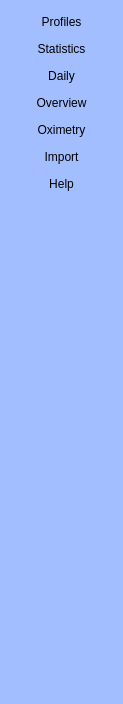
       <widget class="QWidget" name="navPage">
        <property name="geometry">
         <rect>
          <x>0</x>
          <y>0</y>
          <width>123</width>
          <height>704</height>
         </rect>
        </property>
        <property name="palette">
         <palette>
          <active>
           <colorrole role="Button">
            <brush brushstyle="SolidPattern">
             <color alpha="255">
              <red>163</red>
              <green>190</green>
              <blue>255</blue>
             </color>
            </brush>
           </colorrole>
           <colorrole role="Base">
            <brush brushstyle="SolidPattern">
             <color alpha="255">
              <red>163</red>
              <green>190</green>
              <blue>255</blue>
             </color>
            </brush>
           </colorrole>
           <colorrole role="Window">
            <brush brushstyle="SolidPattern">
             <color alpha="255">
              <red>163</red>
              <green>190</green>
              <blue>255</blue>
             </color>
            </brush>
           </colorrole>
          </active>
          <inactive>
           <colorrole role="Button">
            <brush brushstyle="SolidPattern">
             <color alpha="255">
              <red>163</red>
              <green>190</green>
              <blue>255</blue>
             </color>
            </brush>
           </colorrole>
           <colorrole role="Base">
            <brush brushstyle="SolidPattern">
             <color alpha="255">
              <red>163</red>
              <green>190</green>
              <blue>255</blue>
             </color>
            </brush>
           </colorrole>
           <colorrole role="Window">
            <brush brushstyle="SolidPattern">
             <color alpha="255">
              <red>163</red>
              <green>190</green>
              <blue>255</blue>
             </color>
            </brush>
           </colorrole>
          </inactive>
          <disabled>
           <colorrole role="Button">
            <brush brushstyle="SolidPattern">
             <color alpha="255">
              <red>163</red>
              <green>190</green>
              <blue>255</blue>
             </color>
            </brush>
           </colorrole>
           <colorrole role="Base">
            <brush brushstyle="SolidPattern">
             <color alpha="255">
              <red>163</red>
              <green>190</green>
              <blue>255</blue>
             </color>
            </brush>
           </colorrole>
           <colorrole role="Window">
            <brush brushstyle="SolidPattern">
             <color alpha="255">
              <red>163</red>
              <green>190</green>
              <blue>255</blue>
             </color>
            </brush>
           </colorrole>
          </disabled>
         </palette>
        </property>
        <property name="mouseTracking">
         <bool>true</bool>
        </property>
        <property name="styleSheet">
         <string notr="true">background: rgb(163, 190, 255)</string>
        </property>
        <attribute name="icon">
         <iconset resource="Resources.qrc">
          <normaloff>:/icons/logo-sm.png</normaloff>:/icons/logo-sm.png</iconset>
        </attribute>
        <attribute name="label">
         <string>Navigation</string>
        </attribute>
        <layout class="QVBoxLayout" name="verticalLayout_2">
         <item>
          <widget class="QToolButton" name="profilesButton">
           <property name="sizePolicy">
            <sizepolicy hsizetype="MinimumExpanding" vsizetype="Minimum">
             <horstretch>0</horstretch>
             <verstretch>0</verstretch>
            </sizepolicy>
           </property>
           <property name="styleSheet">
            <string notr="true">QToolButton {
background: transparent;
border: 2px solid transparent; border-radius: 30px;
}

QToolButton:hover {
border: 2px solid #56789a; border-radius: 30px;
}

QToolButton:pressed {
background-color: #8080ff;
border: 2px solid #56789a; border-radius: 30px;
}</string>
           </property>
           <property name="text">
            <string>Profiles</string>
           </property>
           <property name="icon">
            <iconset resource="Resources.qrc">
             <normaloff>:/icons/go-home.png</normaloff>:/icons/go-home.png</iconset>
           </property>
           <property name="iconSize">
            <size>
             <width>64</width>
             <height>64</height>
            </size>
           </property>
           <property name="toolButtonStyle">
            <enum>Qt::ToolButtonTextUnderIcon</enum>
           </property>
           <property name="autoRaise">
            <bool>true</bool>
           </property>
          </widget>
         </item>
         <item>
          <widget class="QToolButton" name="statisticsButton">
           <property name="sizePolicy">
            <sizepolicy hsizetype="MinimumExpanding" vsizetype="Minimum">
             <horstretch>0</horstretch>
             <verstretch>0</verstretch>
            </sizepolicy>
           </property>
           <property name="styleSheet">
            <string notr="true">QToolButton {
background: transparent;
border: 2px solid transparent; border-radius: 30px;
}

QToolButton:hover {
border: 2px solid #56789a; border-radius: 30px;
}

QToolButton:pressed {
background-color: #8080ff;
border: 2px solid #56789a; border-radius: 30px;
}</string>
           </property>
           <property name="text">
            <string>Statistics</string>
           </property>
           <property name="icon">
            <iconset resource="Resources.qrc">
             <normaloff>:/icons/eye.png</normaloff>:/icons/eye.png</iconset>
           </property>
           <property name="iconSize">
            <size>
             <width>64</width>
             <height>64</height>
            </size>
           </property>
           <property name="toolButtonStyle">
            <enum>Qt::ToolButtonTextUnderIcon</enum>
           </property>
           <property name="autoRaise">
            <bool>true</bool>
           </property>
          </widget>
         </item>
         <item>
          <widget class="QToolButton" name="dailyButton">
           <property name="sizePolicy">
            <sizepolicy hsizetype="MinimumExpanding" vsizetype="Minimum">
             <horstretch>0</horstretch>
             <verstretch>0</verstretch>
            </sizepolicy>
           </property>
           <property name="minimumSize">
            <size>
             <width>0</width>
             <height>0</height>
            </size>
           </property>
           <property name="styleSheet">
            <string notr="true">QToolButton {
background: transparent;
border: 2px solid transparent; border-radius: 30px;
}

QToolButton:hover {
border: 2px solid #56789a; border-radius: 30px;
}

QToolButton:pressed {
background-color: #8080ff;
border: 2px solid #56789a; border-radius: 30px;
}</string>
           </property>
           <property name="text">
            <string>Daily</string>
           </property>
           <property name="icon">
            <iconset resource="Resources.qrc">
             <normaloff>:/icons/edit-find.png</normaloff>:/icons/edit-find.png</iconset>
           </property>
           <property name="iconSize">
            <size>
             <width>64</width>
             <height>64</height>
            </size>
           </property>
           <property name="toolButtonStyle">
            <enum>Qt::ToolButtonTextUnderIcon</enum>
           </property>
           <property name="autoRaise">
            <bool>true</bool>
           </property>
          </widget>
         </item>
         <item>
          <widget class="QToolButton" name="overviewButton">
           <property name="sizePolicy">
            <sizepolicy hsizetype="MinimumExpanding" vsizetype="Minimum">
             <horstretch>0</horstretch>
             <verstretch>0</verstretch>
            </sizepolicy>
           </property>
           <property name="styleSheet">
            <string notr="true">QToolButton {
background: transparent;
border: 2px solid transparent; border-radius: 30px;
}

QToolButton:hover {
border: 2px solid #56789a; border-radius: 30px;
}

QToolButton:pressed {
background-color: #8080ff;
border: 2px solid #56789a; border-radius: 30px;
}</string>
           </property>
           <property name="text">
            <string>Overview</string>
           </property>
           <property name="icon">
            <iconset resource="Resources.qrc">
             <normaloff>:/icons/overview.png</normaloff>:/icons/overview.png</iconset>
           </property>
           <property name="iconSize">
            <size>
             <width>64</width>
             <height>64</height>
            </size>
           </property>
           <property name="toolButtonStyle">
            <enum>Qt::ToolButtonTextUnderIcon</enum>
           </property>
           <property name="autoRaise">
            <bool>true</bool>
           </property>
          </widget>
         </item>
         <item>
          <widget class="QToolButton" name="oximetryButton">
           <property name="sizePolicy">
            <sizepolicy hsizetype="MinimumExpanding" vsizetype="Minimum">
             <horstretch>0</horstretch>
             <verstretch>0</verstretch>
            </sizepolicy>
           </property>
           <property name="styleSheet">
            <string notr="true">QToolButton {
background: transparent;
border: 2px solid transparent; border-radius: 30px;
}

QToolButton:hover {
border: 2px solid #56789a; border-radius: 30px;
}

QToolButton:pressed {
background-color: #8080ff;
border: 2px solid #56789a; border-radius: 30px;
}</string>
           </property>
           <property name="text">
            <string>Oximetry</string>
           </property>
           <property name="icon">
            <iconset resource="Resources.qrc">
             <normaloff>:/icons/oximeter.png</normaloff>:/icons/oximeter.png</iconset>
           </property>
           <property name="iconSize">
            <size>
             <width>64</width>
             <height>64</height>
            </size>
           </property>
           <property name="toolButtonStyle">
            <enum>Qt::ToolButtonTextUnderIcon</enum>
           </property>
           <property name="autoRaise">
            <bool>true</bool>
           </property>
          </widget>
         </item>
         <item>
          <widget class="QToolButton" name="importButton">
           <property name="sizePolicy">
            <sizepolicy hsizetype="MinimumExpanding" vsizetype="Minimum">
             <horstretch>0</horstretch>
             <verstretch>0</verstretch>
            </sizepolicy>
           </property>
           <property name="minimumSize">
            <size>
             <width>0</width>
             <height>0</height>
            </size>
           </property>
           <property name="styleSheet">
            <string notr="true">QToolButton {
background: transparent;
border: 2px solid transparent; border-radius: 30px;
}

QToolButton:hover {
border: 2px solid #56789a; border-radius: 30px;
}

QToolButton:pressed {
background-color: #8080ff;
border: 2px solid #56789a; border-radius: 30px;
}</string>
           </property>
           <property name="text">
            <string>Import</string>
           </property>
           <property name="icon">
            <iconset resource="Resources.qrc">
             <normaloff>:/icons/sdcard.png</normaloff>:/icons/sdcard.png</iconset>
           </property>
           <property name="iconSize">
            <size>
             <width>64</width>
             <height>64</height>
            </size>
           </property>
           <property name="checkable">
            <bool>false</bool>
           </property>
           <property name="toolButtonStyle">
            <enum>Qt::ToolButtonTextUnderIcon</enum>
           </property>
           <property name="autoRaise">
            <bool>true</bool>
           </property>
           <property name="arrowType">
            <enum>Qt::NoArrow</enum>
           </property>
          </widget>
         </item>
         <item>
          <widget class="QToolButton" name="helpButton">
           <property name="sizePolicy">
            <sizepolicy hsizetype="Preferred" vsizetype="Minimum">
             <horstretch>0</horstretch>
             <verstretch>0</verstretch>
            </sizepolicy>
           </property>
           <property name="styleSheet">
            <string notr="true">QToolButton {
background: transparent;
border: 2px solid transparent; border-radius: 30px;
}

QToolButton:hover {
border: 2px solid #56789a; border-radius: 30px;
}

QToolButton:pressed {
background-color: #8080ff;
border: 2px solid #56789a; border-radius: 30px;
}</string>
           </property>
           <property name="text">
            <string>Help</string>
           </property>
           <property name="icon">
            <iconset resource="Resources.qrc">
             <normaloff>:/icons/help.png</normaloff>:/icons/help.png</iconset>
           </property>
           <property name="iconSize">
            <size>
             <width>64</width>
             <height>64</height>
            </size>
           </property>
           <property name="toolButtonStyle">
            <enum>Qt::ToolButtonTextUnderIcon</enum>
           </property>
           <property name="autoRaise">
            <bool>true</bool>
           </property>
          </widget>
         </item>
         <item>
          <spacer name="verticalSpacer">
           <property name="orientation">
            <enum>Qt::Vertical</enum>
           </property>
           <property name="sizeType">
            <enum>QSizePolicy::Expanding</enum>
           </property>
           <property name="sizeHint" stdset="0">
            <size>
             <width>0</width>
             <height>0</height>
            </size>
           </property>
          </spacer>
         </item>
        </layout>
       </widget>
